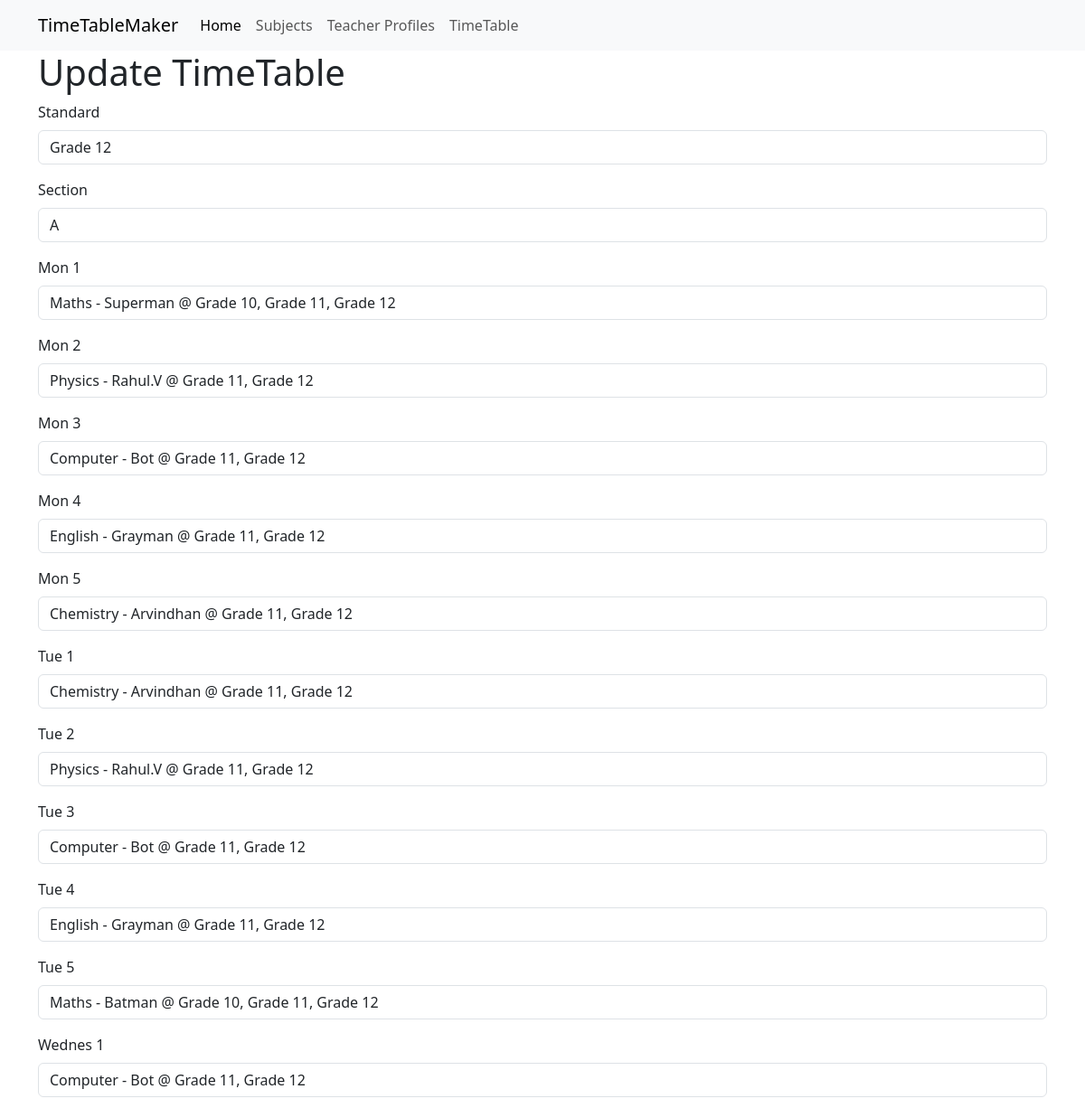
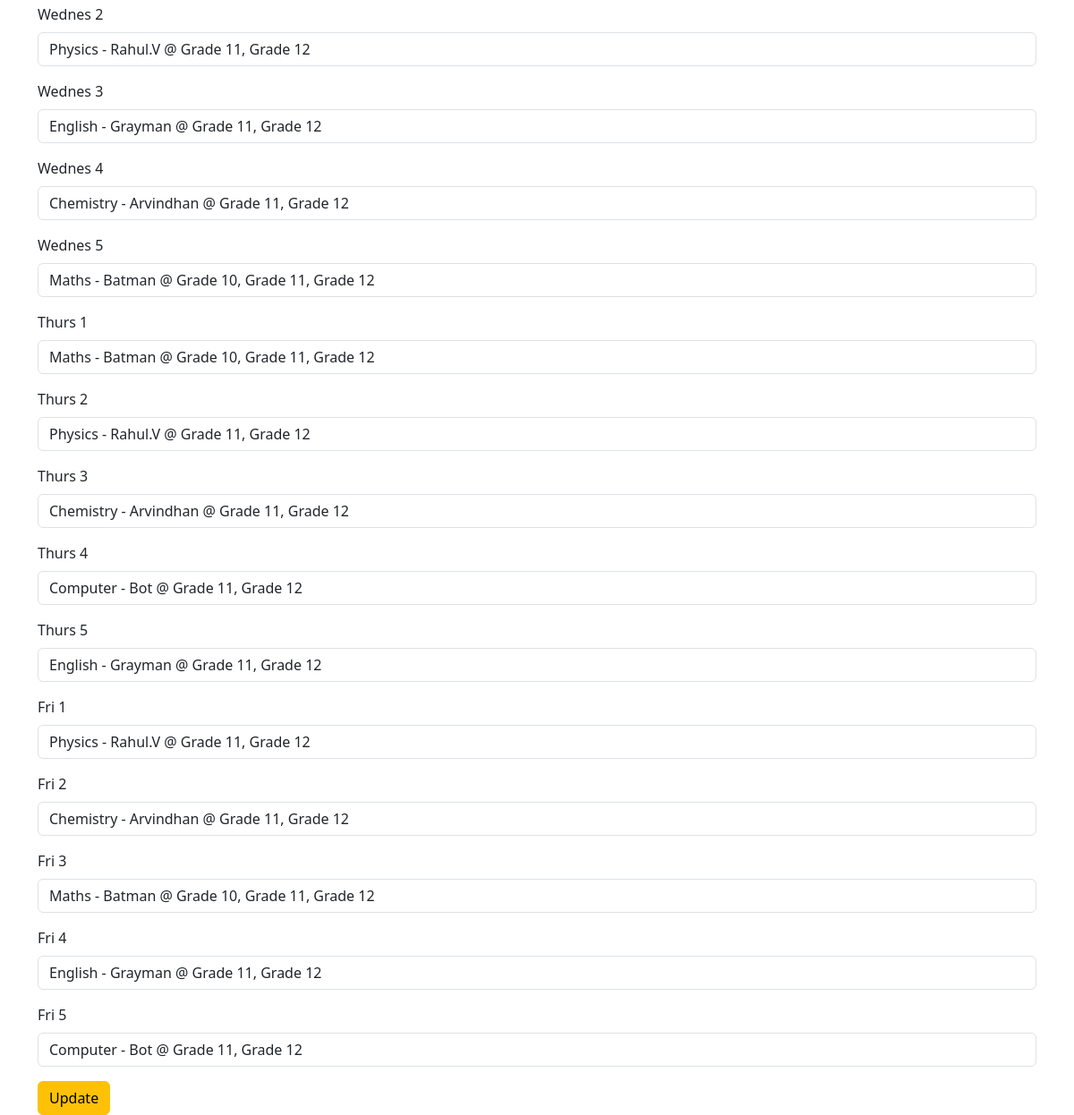
The app's page /TimeTableMaker/timetable_list/4/update_timetable/ with its own data (2 pictures, top to bottom).
### TimeTableApp/models.py (models this page shows, shortened)
class TimeTable(models.Model):
    standard_choice = (
        ('Grade 1','Grade 1'),
        ('Grade 2','Grade 2'),
        ('Grade 3','Grade 3'),
        ('Grade 4','Grade 4'),
        ('Grade 5','Grade 5'),
        ('Grade 6','Grade 6'),
        ('Grade 7','Grade 7'),
        ('Grade 8','Grade 8'),
        ('Grade 9','Grade 9'),
        ('Grade 10','Grade 10'),
        ('Grade 11','Grade 11'),
        ('Grade 12','Grade 12'),
    )
    section_choice = (
        ('A','A'),
        ('B','B'),
        ('C','C'),
        ('D','D'),
    )
    standard = models.CharField(max_length=256,choices=standard_choice)
    section = models.CharField(max_length=1,choices=section_choice)
    mon_1 = models.ForeignKey(Teachers,on_delete=models.SET_NULL,null=True,related_name='mon_1_subject_teacher')
    mon_2 = models.ForeignKey(Teachers,on_delete=models.SET_NULL,null=True,related_name='mon_2_subject_teacher')
    mon_3 = models.ForeignKey(Teachers,on_delete=models.SET_NULL,null=True,related_name='mon_3_subject_teacher')
    mon_4 = models.ForeignKey(Teachers,on_delete=models.SET_NULL,null=True,related_name='mon_4_subject_teacher')
    mon_5 = models.ForeignKey(Teachers,on_delete=models.SET_NULL,null=True,related_name='mon_5_subject_teacher')
    tue_1 = models.ForeignKey(Teachers,on_delete=models.SET_NULL,null=True,related_name='tue_1_subject_teacher')
    tue_2 = models.ForeignKey(Teachers,on_delete=models.SET_NULL,null=True,related_name='tue_2_subject_teacher')
    tue_3 = models.ForeignKey(Teachers,on_delete=models.SET_NULL,null=True,related_name='tue_3_subject_teacher')
    tue_4 = models.ForeignKey(Teachers,on_delete=models.SET_NULL,null=True,related_name='tue_4_subject_teacher')
    tue_5 = models.ForeignKey(Teachers,on_delete=models.SET_NULL,null=True,related_name='tue_5_subject_teacher')
    wednes_1 = models.ForeignKey(Teachers,on_delete=models.SET_NULL,null=True,related_name='wed_1_subject_teacher')
    wednes_2 = models.ForeignKey(Teachers,on_delete=models.SET_NULL,null=True,related_name='wed_2_subject_teacher')
    wednes_3 = models.ForeignKey(Teachers,on_delete=models.SET_NULL,null=True,related_name='wed_3_subject_teacher')
    wednes_4 = models.ForeignKey(Teachers,on_delete=models.SET_NULL,null=True,related_name='wed_4_subject_teacher')
    wednes_5 = models.ForeignKey(Teachers,on_delete=models.SET_NULL,null=True,related_name='wed_5_subject_teacher')
    thurs_1 = models.ForeignKey(Teachers,on_delete=models.SET_NULL,null=True,related_name='thurs_1_subject_teacher')
    thurs_2 = models.ForeignKey(Teachers,on_delete=models.SET_NULL,null=True,related_name='thurs_2_subject_teacher')
    thurs_3 = models.ForeignKey(Teachers,on_delete=models.SET_NULL,null=True,related_name='thurs_3_subject_teacher')
    thurs_4 = models.ForeignKey(Teachers,on_delete=models.SET_NULL,null=True,related_name='thurs_4_subject_teacher')
    thurs_5 = models.ForeignKey(Teachers,on_delete=models.SET_NULL,null=True,related_name='thurs_5_subject_teacher')
    fri_1 = models.ForeignKey(Teachers,on_delete=models.SET_NULL,null=True,related_name='fri_1_subject_teacher')
    fri_2 = models.ForeignKey(Teachers,on_delete=models.SET_NULL,null=True,related_name='fri_2_subject_teacher')
    fri_3 = models.ForeignKey(Teachers,on_delete=models.SET_NULL,null=True,related_name='fri_3_subject_teacher')
    fri_4 = models.ForeignKey(Teachers,on_delete=models.SET_NULL,null=True,related_name='fri_4_subject_teacher')
    fri_5 = models.ForeignKey(Teachers,on_delete=models.SET_NULL,null=True,related_name='fri_5_subject_teacher')
    class Meta():
        unique_together = [
        ['standard','section'],
        ['standard','mon_1'],
        ['standard','mon_2'],
        ['standard','mon_3'],
        ['standard','mon_4'],
        ['standard','mon_5'],
        ['standard','tue_1'],
        ['standard','tue_2'],
        ['standard','tue_3'],
        ['standard','tue_4'],
        ['standard','tue_5'],
        ['standard','wednes_1'],
        ['standard','wednes_2'],
        ['standard','wednes_3'],
        ['standard','wednes_4'],
        ['standard','wednes_5'],
        ['standard','thurs_1'],
        ['standard','thurs_2'],
        ['standard','thurs_3'],
        ['standard','thurs_4'],
        ['standard','thurs_5'],
        ['standard','fri_1'],
        ['standard','fri_2'],
        ['standard','fri_3'],
        ['standard','fri_4'],
        ['standard','fri_5'],
        ]

### TimeTableApp/views.py (the view)
# urls.py: path('timetable_list/<int:pk>/update_timetable/',views.UpdateTimeTable.as_view(),name='update_timetable'),
class UpdateTimeTable(UpdateView):
    model = models.TimeTable
    form_class = forms.TimeTableUpdateForm
    template_name = 'TimeTableApp/TimeTable_model/update_timetable.html'
    success_url = reverse_lazy('TimeTableApp:timetable_list')

### TimeTableApp/forms.py (called while the page is built)
def limit_choices_teachers_update_form_for_mon_1(obj_id):
    L = TimeTable.objects.values_list('mon_1_id',flat=True)
    L = list(L)
    try:
        id  = Teachers.objects.get(id=TimeTable.objects.get(id=obj_id).mon_1_id).id
        L.remove(id)
    except models.Teachers.DoesNotExist:
        pass
    return Teachers.objects.exclude(id__in=L)

def limit_choices_teachers_update_form_for_mon_2(obj_id):
    L = TimeTable.objects.values_list('mon_2_id',flat=True)
    L = list(L)
    try:
        id  = Teachers.objects.get(id=TimeTable.objects.get(id=obj_id).mon_2_id).id
        L.remove(id)
    except models.Teachers.DoesNotExist:
        pass
    return Teachers.objects.exclude(id__in=L)

def limit_choices_teachers_update_form_for_mon_3(obj_id):
    L = TimeTable.objects.values_list('mon_3_id',flat=True)
    L = list(L)
    try:
        id  = Teachers.objects.get(id=TimeTable.objects.get(id=obj_id).mon_3_id).id
        L.remove(id)
    except models.Teachers.DoesNotExist:
        pass
    return Teachers.objects.exclude(id__in=L)

def limit_choices_teachers_update_form_for_mon_4(obj_id):
    L = TimeTable.objects.values_list('mon_4_id',flat=True)
    L = list(L)
    try:
        id  = Teachers.objects.get(id=TimeTable.objects.get(id=obj_id).mon_4_id).id
        L.remove(id)
    except models.Teachers.DoesNotExist:
        pass
    return Teachers.objects.exclude(id__in=L)

def limit_choices_teachers_update_form_for_mon_5(obj_id):
    L = TimeTable.objects.values_list('mon_5_id',flat=True)
    L = list(L)
    try:
        id  = Teachers.objects.get(id=TimeTable.objects.get(id=obj_id).mon_5_id).id
        L.remove(id)
    except models.Teachers.DoesNotExist:
        pass
    return Teachers.objects.exclude(id__in=L)

def limit_choices_teachers_update_form_for_tue_1(obj_id):
    L = TimeTable.objects.values_list('tue_1_id',flat=True)
    L = list(L)
    try:
        id  = Teachers.objects.get(id=TimeTable.objects.get(id=obj_id).tue_1_id).id
        L.remove(id)
    except models.Teachers.DoesNotExist:
        pass
    return Teachers.objects.exclude(id__in=L)

def limit_choices_teachers_update_form_for_tue_2(obj_id):
    L = TimeTable.objects.values_list('tue_2_id',flat=True)
    L = list(L)
    try:
        id  = Teachers.objects.get(id=TimeTable.objects.get(id=obj_id).tue_2_id).id
        L.remove(id)
    except models.Teachers.DoesNotExist:
        pass
    return Teachers.objects.exclude(id__in=L)

### TimeTableApp/models.py (called while the page is built)
    def  __str__(self):
        return str(self.subject_name)

### TimeTableApp/templates/TimeTableApp/TimeTable_model/update_timetable.html (shortened to what this page needs)
{% extends 'base.html' %}
{% load bootstrap3 %}
{% block body_block %}
<h1>Update TimeTable</h1>
<form method="post">
  {% bootstrap_form form %}
  <input class="btn btn-warning" type="submit" name="" value="Update">
</form>
{% endblock %}

### records on screen
TimeTable: standard "Grade 12", section "A", mon_1 "Maths - Superman @ Grade 10, Grade 11, Grade 12", mon_2 "Physics - Rahul.V @ Grade 11, Grade 12", mon_3 "Computer - Bot @ Grade 11, Grade 12", mon_4 "English - Grayman @ Grade 11, Grade 12", mon_5 "Chemistry - Arvindhan @ Grade 11, Grade 12", tue_1 "Chemistry - Arvindhan @ Grade 11, Grade 12", tue_2 "Physics - Rahul.V @ Grade 11, Grade 12", tue_3 "Computer - Bot @ Grade 11, Grade 12", tue_4 "English - Grayman @ Grade 11, Grade 12", tue_5 "Maths - Batman @ Grade 10, Grade 11, Grade 12", wednes_1 "Computer - Bot @ Grade 11, Grade 12", wednes_2 "Physics - Rahul.V @ Grade 11, Grade 12", wednes_3 "English - Grayman @ Grade 11, Grade 12", wednes_4 "Chemistry - Arvindhan @ Grade 11, Grade 12", wednes_5 "Maths - Batman @ Grade 10, Grade 11, Grade 12", thurs_1 "Maths - Batman @ Grade 10, Grade 11, Grade 12", thurs_2 "Physics - Rahul.V @ Grade 11, Grade 12", thurs_3 "Chemistry - Arvindhan @ Grade 11, Grade 12", thurs_4 "Computer - Bot @ Grade 11, Grade 12", thurs_5 "English - Grayman @ Grade 11, Grade 12", fri_1 "Physics - Rahul.V @ Grade 11, Grade 12", fri_2 "Chemistry - Arvindhan @ Grade 11, Grade 12", fri_3 "Maths - Batman @ Grade 10, Grade 11, Grade 12", fri_4 "English - Grayman @ Grade 11, Grade 12", fri_5 "Computer - Bot @ Grade 11, Grade 12"
